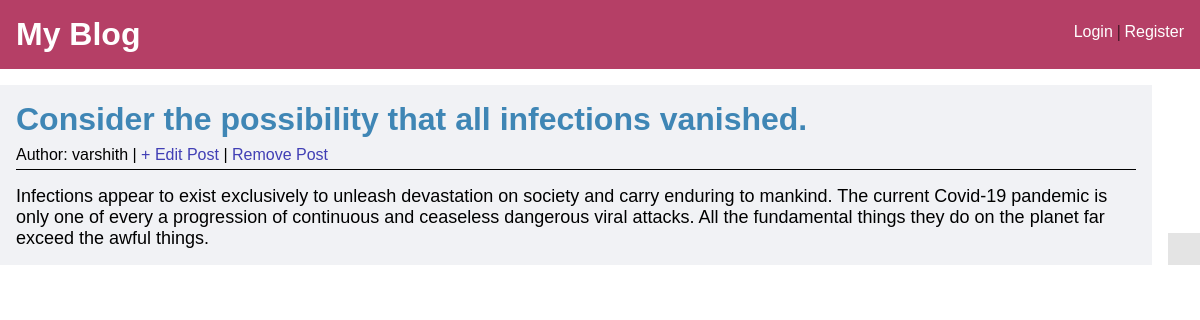
Page /article/3/ on the committed database.
### blog/models.py (models this page shows, shortened)
class Post(models.Model):
	title = models.CharField(max_length=255)
	author = models.ForeignKey('auth.User',on_delete=models.CASCADE)
	body = models.TextField()

### blog/views.py (the view)
# urls.py: path('article/<int:pk>/',PostDetailView.as_view(),name="post-detail"),
class PostDetailView(DetailView):
	model = Post
	template_name = 'post_detail.html'

### blog/templates/post_detail.html (shortened to what this page needs)
{% extends 'base.html' %}
{%block content %}
	<div class="post_details">
		<div class="post_info">
			<h1>{{post.title}}</h1>
			<div class="post_detail_meta">
			<p>Author: {{post.author}} | <a href="{% url 'post-edit' post.pk %}"> + Edit Post </a> | <a href="{% url 'post-delete' post.pk%}"> Remove Post</a></p>
		</div>
		</div>
		<p class="post_detail_content">
			{{post.body}}
		</p>
	</div>
{% endblock%}

### static/css/style.css (style rules this page uses)
* { margin:0; padding: 0; }
a { text-decoration: none; }
.post_details { font-family:sans-serif; background: #eeeff3cf; padding: 1rem; }
.post_detail_meta { margin-top: 0.5rem; }
.post_detail_meta a { color: #413fb5; }
.post_detail_content { padding-top: 1rem; font-size:18px; }
.post_info { border-bottom: 1px solid; padding-bottom: 5px; }
.post_info h1 { color:#3f86b5; }

### rows in the picture
Post: title "Consider the possibility that all infections vanished.", author "varshith", body "Infections appear to exist exclusively to unleash devastation on society and carry enduring to mankind. The current Covid-19 pandemic is only one of every a progression of continuous and ceaseless dangerous viral attacks. All the fundamental things they do on the planet far exceed the awful things."
